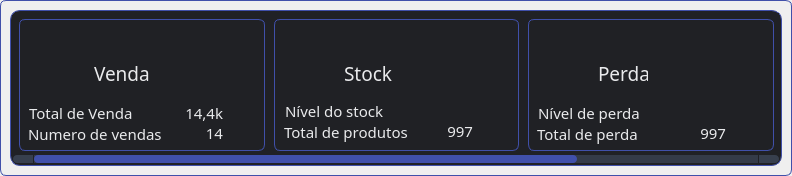
<?xml version="1.0" encoding="UTF-8"?>
<ui version="4.0">
 <class>MainWindow</class>
 <widget class="QMainWindow" name="MainWindow">
  <property name="geometry">
   <rect>
    <x>0</x>
    <y>0</y>
    <width>792</width>
    <height>176</height>
   </rect>
  </property>
  <property name="windowTitle">
   <string>MainWindow</string>
  </property>
  <widget class="QWidget" name="centralwidget">
   <property name="styleSheet">
    <string notr="true"/>
   </property>
   <layout class="QVBoxLayout" name="verticalLayout">
    <property name="spacing">
     <number>0</number>
    </property>
    <property name="leftMargin">
     <number>0</number>
    </property>
    <property name="topMargin">
     <number>0</number>
    </property>
    <property name="rightMargin">
     <number>0</number>
    </property>
    <property name="bottomMargin">
     <number>0</number>
    </property>
    <item>
     <widget class="QFrame" name="frame">
      <property name="styleSheet">
       <string notr="true">#scroll_area_home, #scroll_area_widget_contents_home{
background-color:rgb(32, 33, 37);
border-radius:10px; border:none}

#frame_continer{background-color:rgb(32, 33, 37);
border-radius:10px;}

QFrame{
border: 1px solid #4050aa;
border-radius: 6px;}

QScrollBar:horizontal {
    border: none;
    background: rgb(52, 59, 72);
    height: 8px;
    margin: 0px 21px 0 21px;
	border-radius: 0px;
}
QScrollBar::handle:horizontal {
    background: #4050aa;
    min-width: 25px;
	border-radius: 4px
}
QScrollBar::add-line:horizontal {
    border: none;
    background: rgb(55, 63, 77);
    width: 20px;
	border-top-right-radius: 4px;
    border-bottom-right-radius: 4px;
    subcontrol-position: right;
    subcontrol-origin: margin;
}
QScrollBar::sub-line:horizontal {
    border: none;
    background: rgb(55, 63, 77);
    width: 20px;
	border-top-left-radius: 4px;
    border-bottom-left-radius: 4px;
    subcontrol-position: left;
    subcontrol-origin: margin;
}
QScrollBar::up-arrow:horizontal, QScrollBar::down-arrow:horizontal
{
     background: none;
}
QScrollBar::add-page:horizontal, QScrollBar::sub-page:horizontal
{
     background: none;
}



 QScrollBar:vertical {
	border: none;
    background: rgb(52, 59, 72);
    width: 8px;
    margin: 21px 0 21px 0;
	border-radius: 0px;
 }
 QScrollBar::handle:vertical {	
	background: #4050aa;
    min-height: 25px;
	border-radius: 4px
 }
 QScrollBar::add-line:vertical {
     border: none;
    background: rgb(55, 63, 77);
     height: 20px;
	border-bottom-left-radius: 4px;
    border-bottom-right-radius: 4px;
     subcontrol-position: bottom;
     subcontrol-origin: margin;
 }
 QScrollBar::sub-line:vertical {
	border: none;
    background: rgb(55, 63, 77);
     height: 20px;
	border-top-left-radius: 4px;
    border-top-right-radius: 4px;
     subcontrol-position: top;
     subcontrol-origin: margin;
 }
 QScrollBar::up-arrow:vertical, QScrollBar::down-arrow:vertical {
     background: none;
 }

 QScrollBar::add-page:vertical, QScrollBar::sub-page:vertical {
     background: none;
 }


</string>
      </property>
      <property name="frameShape">
       <enum>QFrame::StyledPanel</enum>
      </property>
      <property name="frameShadow">
       <enum>QFrame::Raised</enum>
      </property>
      <layout class="QVBoxLayout" name="verticalLayout_2">
       <item>
        <widget class="QFrame" name="frame_continer">
         <property name="frameShape">
          <enum>QFrame::StyledPanel</enum>
         </property>
         <property name="frameShadow">
          <enum>QFrame::Raised</enum>
         </property>
         <layout class="QVBoxLayout" name="verticalLayout_3">
          <property name="spacing">
           <number>0</number>
          </property>
          <property name="leftMargin">
           <number>2</number>
          </property>
          <property name="topMargin">
           <number>2</number>
          </property>
          <property name="rightMargin">
           <number>2</number>
          </property>
          <property name="bottomMargin">
           <number>2</number>
          </property>
          <item>
           <widget class="QScrollArea" name="scroll_area_home">
            <property name="minimumSize">
             <size>
              <width>766</width>
              <height>150</height>
             </size>
            </property>
            <property name="maximumSize">
             <size>
              <width>16777215</width>
              <height>150</height>
             </size>
            </property>
            <property name="verticalScrollBarPolicy">
             <enum>Qt::ScrollBarAlwaysOff</enum>
            </property>
            <property name="horizontalScrollBarPolicy">
             <enum>Qt::ScrollBarAsNeeded</enum>
            </property>
            <property name="widgetResizable">
             <bool>true</bool>
            </property>
            <widget class="QWidget" name="scroll_area_widget_contents_home">
             <property name="geometry">
              <rect>
               <x>0</x>
               <y>0</y>
               <width>1021</width>
               <height>144</height>
              </rect>
             </property>
             <property name="styleSheet">
              <string notr="true">#scroll_area_home, #scroll_area_widget_contents_home{
background-color:rgb(32, 33, 37);
border-radius:10px}</string>
             </property>
             <layout class="QHBoxLayout" name="horizontalLayout_8">
              <property name="spacing">
               <number>9</number>
              </property>
              <property name="leftMargin">
               <number>6</number>
              </property>
              <property name="topMargin">
               <number>6</number>
              </property>
              <property name="rightMargin">
               <number>6</number>
              </property>
              <property name="bottomMargin">
               <number>6</number>
              </property>
              <item>
               <widget class="PyPanelButton" name="frame_1">
                <property name="minimumSize">
                 <size>
                  <width>246</width>
                  <height>132</height>
                 </size>
                </property>
                <property name="styleSheet">
                 <string notr="true"/>
                </property>
                <property name="frameShape">
                 <enum>QFrame::StyledPanel</enum>
                </property>
                <property name="frameShadow">
                 <enum>QFrame::Raised</enum>
                </property>
                <widget class="QPushButton" name="pushButton_4">
                 <property name="geometry">
                  <rect>
                   <x>9</x>
                   <y>13</y>
                   <width>61</width>
                   <height>61</height>
                  </rect>
                 </property>
                 <property name="font">
                  <font>
                   <pointsize>8</pointsize>
                  </font>
                 </property>
                 <property name="styleSheet">
                  <string notr="true">border:none</string>
                 </property>
                 <property name="text">
                  <string/>
                 </property>
                 <property name="icon">
                  <iconset>
                   <normaloff>../../../images/svg_icons/icon_sale.svg</normaloff>../../../images/svg_icons/icon_sale.svg</iconset>
                 </property>
                 <property name="iconSize">
                  <size>
                   <width>60</width>
                   <height>57</height>
                  </size>
                 </property>
                </widget>
                <widget class="QLabel" name="label_41">
                 <property name="geometry">
                  <rect>
                   <x>75</x>
                   <y>40</y>
                   <width>71</width>
                   <height>28</height>
                  </rect>
                 </property>
                 <property name="font">
                  <font>
                   <family>Segoe UI Semibold</family>
                   <pointsize>14</pointsize>
                  </font>
                 </property>
                 <property name="styleSheet">
                  <string notr="true">border:none;
color: #e9eaec;</string>
                 </property>
                 <property name="text">
                  <string>Venda</string>
                 </property>
                </widget>
                <widget class="QLabel" name="label_42">
                 <property name="geometry">
                  <rect>
                   <x>9</x>
                   <y>102</y>
                   <width>157</width>
                   <height>26</height>
                  </rect>
                 </property>
                 <property name="font">
                  <font>
                   <family>Segoe UI Semilight</family>
                   <pointsize>11</pointsize>
                  </font>
                 </property>
                 <property name="styleSheet">
                  <string notr="true">border:none;
color: #e9eaec;</string>
                 </property>
                 <property name="text">
                  <string>Numero de vendas</string>
                 </property>
                </widget>
                <widget class="QLabel" name="label_43">
                 <property name="geometry">
                  <rect>
                   <x>10</x>
                   <y>80</y>
                   <width>110</width>
                   <height>28</height>
                  </rect>
                 </property>
                 <property name="font">
                  <font>
                   <family>Segoe UI Semilight</family>
                   <pointsize>11</pointsize>
                  </font>
                 </property>
                 <property name="styleSheet">
                  <string notr="true">border:none;
color: #e9eaec;</string>
                 </property>
                 <property name="text">
                  <string>Total de Venda</string>
                 </property>
                </widget>
                <widget class="QLabel" name="label_44">
                 <property name="geometry">
                  <rect>
                   <x>120</x>
                   <y>80</y>
                   <width>84</width>
                   <height>28</height>
                  </rect>
                 </property>
                 <property name="font">
                  <font>
                   <family>Segoe UI Semilight</family>
                   <pointsize>11</pointsize>
                  </font>
                 </property>
                 <property name="styleSheet">
                  <string notr="true">border:none;
color: #e9eaec;</string>
                 </property>
                 <property name="text">
                  <string>14,4k</string>
                 </property>
                 <property name="alignment">
                  <set>Qt::AlignRight|Qt::AlignTrailing|Qt::AlignVCenter</set>
                 </property>
                </widget>
                <widget class="QLabel" name="label_45">
                 <property name="geometry">
                  <rect>
                   <x>145</x>
                   <y>100</y>
                   <width>59</width>
                   <height>28</height>
                  </rect>
                 </property>
                 <property name="font">
                  <font>
                   <family>Segoe UI Semilight</family>
                   <pointsize>11</pointsize>
                  </font>
                 </property>
                 <property name="styleSheet">
                  <string notr="true">border:none;
color: #e9eaec;</string>
                 </property>
                 <property name="text">
                  <string>14</string>
                 </property>
                 <property name="alignment">
                  <set>Qt::AlignRight|Qt::AlignTrailing|Qt::AlignVCenter</set>
                 </property>
                </widget>
               </widget>
              </item>
              <item>
               <widget class="PyPanelButton" name="frame_2">
                <property name="minimumSize">
                 <size>
                  <width>245</width>
                  <height>132</height>
                 </size>
                </property>
                <property name="frameShape">
                 <enum>QFrame::StyledPanel</enum>
                </property>
                <property name="frameShadow">
                 <enum>QFrame::Raised</enum>
                </property>
                <widget class="QPushButton" name="pushButton_6">
                 <property name="geometry">
                  <rect>
                   <x>6</x>
                   <y>10</y>
                   <width>61</width>
                   <height>61</height>
                  </rect>
                 </property>
                 <property name="font">
                  <font>
                   <pointsize>8</pointsize>
                  </font>
                 </property>
                 <property name="styleSheet">
                  <string notr="true">border:none</string>
                 </property>
                 <property name="text">
                  <string/>
                 </property>
                 <property name="icon">
                  <iconset>
                   <normaloff>../../../images/svg_icons/icon_box.svg</normaloff>../../../images/svg_icons/icon_box.svg</iconset>
                 </property>
                 <property name="iconSize">
                  <size>
                   <width>65</width>
                   <height>65</height>
                  </size>
                 </property>
                </widget>
                <widget class="QLabel" name="label_46">
                 <property name="geometry">
                  <rect>
                   <x>70</x>
                   <y>40</y>
                   <width>50</width>
                   <height>28</height>
                  </rect>
                 </property>
                 <property name="font">
                  <font>
                   <family>Segoe UI Semibold</family>
                   <pointsize>14</pointsize>
                  </font>
                 </property>
                 <property name="styleSheet">
                  <string notr="true">border:none;
color: #e9eaec;</string>
                 </property>
                 <property name="text">
                  <string>Stock</string>
                 </property>
                </widget>
                <widget class="QLabel" name="label_47">
                 <property name="geometry">
                  <rect>
                   <x>140</x>
                   <y>98</y>
                   <width>59</width>
                   <height>28</height>
                  </rect>
                 </property>
                 <property name="font">
                  <font>
                   <family>Segoe UI Semilight</family>
                   <pointsize>11</pointsize>
                  </font>
                 </property>
                 <property name="styleSheet">
                  <string notr="true">border:none;
color: #e9eaec;</string>
                 </property>
                 <property name="text">
                  <string>997</string>
                 </property>
                 <property name="alignment">
                  <set>Qt::AlignRight|Qt::AlignTrailing|Qt::AlignVCenter</set>
                 </property>
                </widget>
                <widget class="QLabel" name="label_49">
                 <property name="geometry">
                  <rect>
                   <x>11</x>
                   <y>78</y>
                   <width>110</width>
                   <height>28</height>
                  </rect>
                 </property>
                 <property name="font">
                  <font>
                   <family>Segoe UI Semilight</family>
                   <pointsize>11</pointsize>
                  </font>
                 </property>
                 <property name="styleSheet">
                  <string notr="true">border:none;
color: #e9eaec;</string>
                 </property>
                 <property name="text">
                  <string>Nível do stock</string>
                 </property>
                </widget>
                <widget class="QLabel" name="label_50">
                 <property name="geometry">
                  <rect>
                   <x>10</x>
                   <y>100</y>
                   <width>157</width>
                   <height>26</height>
                  </rect>
                 </property>
                 <property name="font">
                  <font>
                   <family>Segoe UI Semilight</family>
                   <pointsize>11</pointsize>
                  </font>
                 </property>
                 <property name="styleSheet">
                  <string notr="true">border:none;
color: #e9eaec;</string>
                 </property>
                 <property name="text">
                  <string>Total de produtos</string>
                 </property>
                </widget>
               </widget>
              </item>
              <item>
               <widget class="PyPanelButton" name="frame_3">
                <property name="minimumSize">
                 <size>
                  <width>246</width>
                  <height>132</height>
                 </size>
                </property>
                <property name="frameShape">
                 <enum>QFrame::StyledPanel</enum>
                </property>
                <property name="frameShadow">
                 <enum>QFrame::Raised</enum>
                </property>
                <widget class="QLabel" name="label_48">
                 <property name="geometry">
                  <rect>
                   <x>70</x>
                   <y>40</y>
                   <width>50</width>
                   <height>28</height>
                  </rect>
                 </property>
                 <property name="font">
                  <font>
                   <family>Segoe UI Semibold</family>
                   <pointsize>14</pointsize>
                  </font>
                 </property>
                 <property name="styleSheet">
                  <string notr="true">border:none;
color: #e9eaec;</string>
                 </property>
                 <property name="text">
                  <string>Perda</string>
                 </property>
                </widget>
                <widget class="QLabel" name="label_51">
                 <property name="geometry">
                  <rect>
                   <x>139</x>
                   <y>100</y>
                   <width>59</width>
                   <height>28</height>
                  </rect>
                 </property>
                 <property name="font">
                  <font>
                   <family>Segoe UI Semilight</family>
                   <pointsize>11</pointsize>
                  </font>
                 </property>
                 <property name="styleSheet">
                  <string notr="true">border:none;
color: #e9eaec;</string>
                 </property>
                 <property name="text">
                  <string>997</string>
                 </property>
                 <property name="alignment">
                  <set>Qt::AlignRight|Qt::AlignTrailing|Qt::AlignVCenter</set>
                 </property>
                </widget>
                <widget class="QLabel" name="label_52">
                 <property name="geometry">
                  <rect>
                   <x>9</x>
                   <y>102</y>
                   <width>157</width>
                   <height>26</height>
                  </rect>
                 </property>
                 <property name="font">
                  <font>
                   <family>Segoe UI Semilight</family>
                   <pointsize>11</pointsize>
                  </font>
                 </property>
                 <property name="styleSheet">
                  <string notr="true">border:none;
color: #e9eaec;</string>
                 </property>
                 <property name="text">
                  <string>Total de perda</string>
                 </property>
                </widget>
                <widget class="QPushButton" name="pushButton_17">
                 <property name="geometry">
                  <rect>
                   <x>7</x>
                   <y>12</y>
                   <width>61</width>
                   <height>61</height>
                  </rect>
                 </property>
                 <property name="font">
                  <font>
                   <pointsize>8</pointsize>
                  </font>
                 </property>
                 <property name="styleSheet">
                  <string notr="true">border:none</string>
                 </property>
                 <property name="text">
                  <string/>
                 </property>
                 <property name="icon">
                  <iconset>
                   <normaloff>../../../images/svg_icons/icon_line_chart_down.svg</normaloff>../../../images/svg_icons/icon_line_chart_down.svg</iconset>
                 </property>
                 <property name="iconSize">
                  <size>
                   <width>63</width>
                   <height>63</height>
                  </size>
                 </property>
                </widget>
                <widget class="QLabel" name="label_53">
                 <property name="geometry">
                  <rect>
                   <x>10</x>
                   <y>80</y>
                   <width>110</width>
                   <height>28</height>
                  </rect>
                 </property>
                 <property name="font">
                  <font>
                   <family>Segoe UI Semilight</family>
                   <pointsize>11</pointsize>
                  </font>
                 </property>
                 <property name="styleSheet">
                  <string notr="true">border:none;
color: #e9eaec;</string>
                 </property>
                 <property name="text">
                  <string>Nível de perda</string>
                 </property>
                </widget>
               </widget>
              </item>
              <item>
               <widget class="PyPanelButton" name="frame_4">
                <property name="minimumSize">
                 <size>
                  <width>245</width>
                  <height>132</height>
                 </size>
                </property>
                <property name="frameShape">
                 <enum>QFrame::StyledPanel</enum>
                </property>
                <property name="frameShadow">
                 <enum>QFrame::Raised</enum>
                </property>
                <widget class="QLabel" name="label_54">
                 <property name="geometry">
                  <rect>
                   <x>69</x>
                   <y>40</y>
                   <width>80</width>
                   <height>28</height>
                  </rect>
                 </property>
                 <property name="font">
                  <font>
                   <family>Segoe UI Semibold</family>
                   <pointsize>14</pointsize>
                  </font>
                 </property>
                 <property name="styleSheet">
                  <string notr="true">border:none;
color: #e9eaec;</string>
                 </property>
                 <property name="text">
                  <string>Recibos</string>
                 </property>
                </widget>
                <widget class="QLabel" name="label_55">
                 <property name="geometry">
                  <rect>
                   <x>139</x>
                   <y>98</y>
                   <width>59</width>
                   <height>28</height>
                  </rect>
                 </property>
                 <property name="font">
                  <font>
                   <family>Segoe UI Semilight</family>
                   <pointsize>11</pointsize>
                  </font>
                 </property>
                 <property name="styleSheet">
                  <string notr="true">border:none;
color: #e9eaec;</string>
                 </property>
                 <property name="text">
                  <string>997</string>
                 </property>
                 <property name="alignment">
                  <set>Qt::AlignRight|Qt::AlignTrailing|Qt::AlignVCenter</set>
                 </property>
                </widget>
                <widget class="QLabel" name="label_56">
                 <property name="geometry">
                  <rect>
                   <x>9</x>
                   <y>100</y>
                   <width>157</width>
                   <height>26</height>
                  </rect>
                 </property>
                 <property name="font">
                  <font>
                   <family>Segoe UI Semilight</family>
                   <pointsize>11</pointsize>
                  </font>
                 </property>
                 <property name="styleSheet">
                  <string notr="true">border:none;
color: #e9eaec;</string>
                 </property>
                 <property name="text">
                  <string>Total de produtos</string>
                 </property>
                </widget>
                <widget class="QPushButton" name="pushButton_18">
                 <property name="geometry">
                  <rect>
                   <x>8</x>
                   <y>13</y>
                   <width>61</width>
                   <height>61</height>
                  </rect>
                 </property>
                 <property name="font">
                  <font>
                   <pointsize>8</pointsize>
                  </font>
                 </property>
                 <property name="styleSheet">
                  <string notr="true">border:none</string>
                 </property>
                 <property name="text">
                  <string/>
                 </property>
                 <property name="icon">
                  <iconset>
                   <normaloff>../../../images/svg_icons/Icon_receipt_svgrepo.svg</normaloff>../../../images/svg_icons/Icon_receipt_svgrepo.svg</iconset>
                 </property>
                 <property name="iconSize">
                  <size>
                   <width>53</width>
                   <height>54</height>
                  </size>
                 </property>
                </widget>
                <widget class="QLabel" name="label_57">
                 <property name="geometry">
                  <rect>
                   <x>10</x>
                   <y>78</y>
                   <width>110</width>
                   <height>28</height>
                  </rect>
                 </property>
                 <property name="font">
                  <font>
                   <family>Segoe UI Semilight</family>
                   <pointsize>11</pointsize>
                  </font>
                 </property>
                 <property name="styleSheet">
                  <string notr="true">border:none;
color: #e9eaec;</string>
                 </property>
                 <property name="text">
                  <string>Total de recibos</string>
                 </property>
                </widget>
               </widget>
              </item>
             </layout>
            </widget>
           </widget>
          </item>
         </layout>
        </widget>
       </item>
      </layout>
     </widget>
    </item>
   </layout>
  </widget>
 </widget>
 <customwidgets>
  <customwidget>
   <class>PyPanelButton</class>
   <extends>QFrame</extends>
   <header>src/gui/widgets/py_painel_button/py_painel_button</header>
   <container>1</container>
  </customwidget>
 </customwidgets>
 <resources/>
 <connections/>
</ui>
